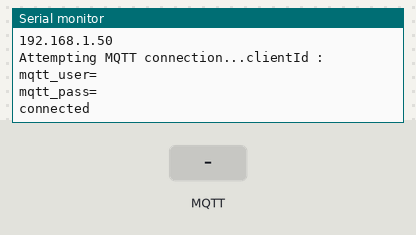
Simulated run of this sketch. Board: ESP32. Shown: the last lines printed to the serial monitor. Inputs (shaded band) come from the test bench. WiFi joins after 1.5 s; servers stay silent unless stated; no MQTT or app messages arrive unless stated.

Above: at 2.7 s.
2.8 s: MQTT message "1" arrives on the first subscribed topic
At 3.8 s:
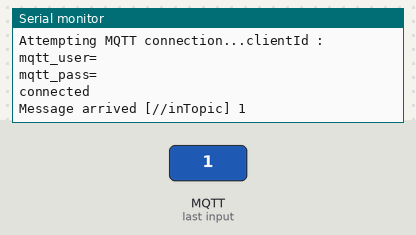
5.8 s: MQTT message "on" arrives on the first subscribed topic
At 7.0 s:
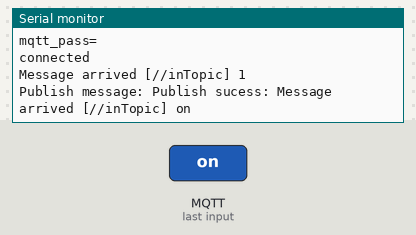
7.3 s: MQTT message "off" arrives on the first subscribed topic
At 8.4 s:
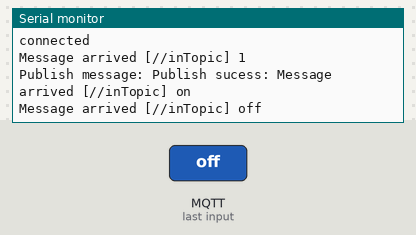

The sketch:

ESP32ThingupWIFiDemoCode.ino
```cpp
/*
  Basic ESP32 MQTT example with Thingsup

  It connects to an Thingusup MQTT broker then:
  - publishes "hello world" to the topic "outTopic" every two seconds
  - subscribes to the topic "inTopic", printing out any messages
    it receives. NB - it assumes the received payloads are strings not binary
  - If the first character of the topic "inTopic" is an 1, switch ON the ESP Led,
    else switch it off

  It will reconnect to the server if the connection is lost using a blocking
  reconnect function.

  The code is tested with ESP32 nodeMCU board
*/

#include <WiFi.h>
#include <WiFiClientSecure.h>
#include <PubSubClient.h>

// Update these with values suitable for your network.

const char* ssid = "";                                   // WIFI SSID of network
const char* password = "";                               // WIFI password of the newtowk

const char* mqtt_server = "mqtt.thingsup.io";            // Thingsup Broker URL
const char* mqtt_password = "";                          // Device Password set in the device addition stage in thingsup
const char* mqtt_username = "";                          // Device Key set in the device addition stage in thingsup
String clientId = "";                                    // Client ID set in the device addition stage in thingsup
unsigned int mqtt_port = 1883;                           // MQTT port for SSL connection in thingsup
String accountID = "";

long current_millis = 0;

WiFiClientSecure espClient;
PubSubClient client(espClient);
long lastMsg = 0;
char msg[50];
int value = 0;

/*
 * This function sets ESP in STA mode and connects to the WIFI
 * Args: Null
 * Returns: Null
 */

void setup_wifi() {

  // We start by connecting to a WiFi network
  Serial.println();
  Serial.print("Connecting to ");
  Serial.println(ssid);

  WiFi.begin(ssid, password);

  while (WiFi.status() != WL_CONNECTED) {
    delay(500);
    Serial.print(".");
  }

  randomSeed(micros());

  Serial.println("");
  Serial.println("WiFi connected");
  Serial.println("IP address: ");
  Serial.println(WiFi.localIP());
}

/*
 * This function is callback function which gets triggered with data is recived on the MQTT subscribed topic
 * Args: Null
 * Returns: Topic name, Payload, Length
 */

void callback(char* topic, byte* payload, unsigned int length) {
  Serial.print("Message arrived [");
  Serial.print(topic);
  Serial.print("] ");
  for (int i = 0; i < length; i++) {
    Serial.print((char)payload[i]);
  }
  Serial.println();
}

/*
 * This function Reconnects to MQTT when there is disconnection
 * Args: Null
 * Returns: Null
 */

void reconnect() {
  // Loop until we're reconnected
  if (!client.connected()) {
    Serial.print("Attempting MQTT connection...");

    Serial.print("clientId : ");
    Serial.println(clientId);

    Serial.print("mqtt_user=");
    Serial.println(mqtt_username);
    Serial.print("mqtt_pass=");
    Serial.println(mqtt_password);

    if (client.connect(clientId.c_str(), mqtt_username, mqtt_password))
    {

      Serial.println("connected");
      // Once connected, publish an announcement...
      String publish_topic = "/"  + accountID + "/" + "outTopic";   // The topic name should be always start with /accountID
      client.publish((char*)publish_topic.c_str(), "hello world");
      // ... and resubscribe
      String sub_topic = "/" + accountID + "/" + "inTopic";
      client.subscribe(sub_topic.c_str());
    }
    else
    {
      Serial.print("failed, rc=");
      Serial.print(client.state());
    }
  }
}

void setup() {
  Serial.begin(115200);
  setup_wifi();
  client.setClient(espClient);
  client.setServer(mqtt_server, mqtt_port);
  client.setCallback(callback);
}

void loop() {

  if (!client.connected()) {
    reconnect();
  }
  client.loop();
  if (millis() - current_millis > 5000)
  {
    current_millis = millis();

    if (client.connected())
    {
      Serial.print("Publish message: ");
      String publish_topic = "/"  + accountID + "/" + "outTopic";   // The topic name should be always start with /accountID
      if (client.publish((char*)publish_topic.c_str(), "hello world") == true)
      {
        Serial.print("Publish sucess: ");
      }
    }
  }
}
```

Measured:
- after the input at 2.8 s, the serial monitor: prints a new line at once (image 1)
- after the input at 5.8 s, the serial monitor: prints a new line at once (image 2)
- after the input at 7.3 s, the serial monitor: prints a new line at once (image 3)
